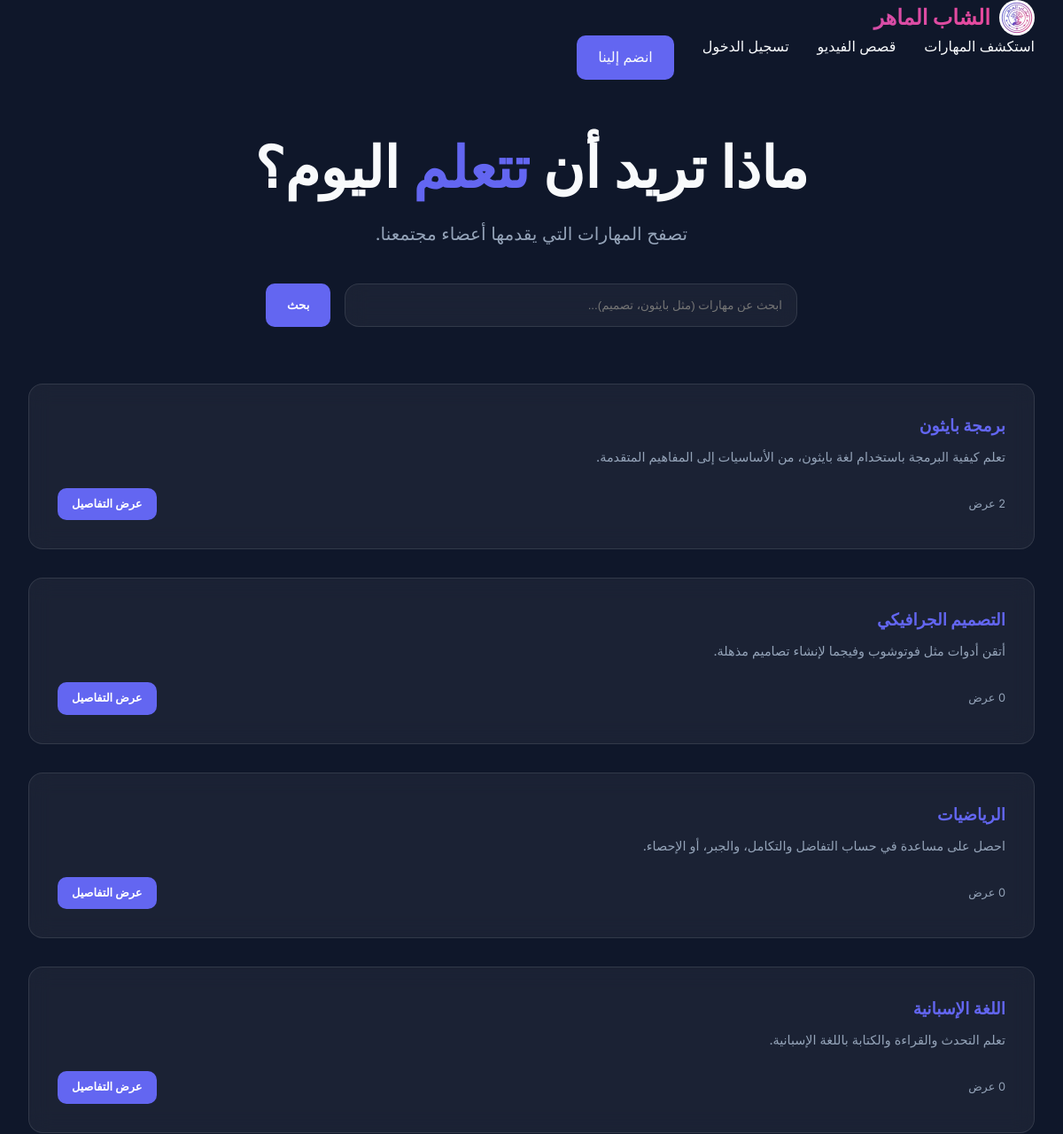
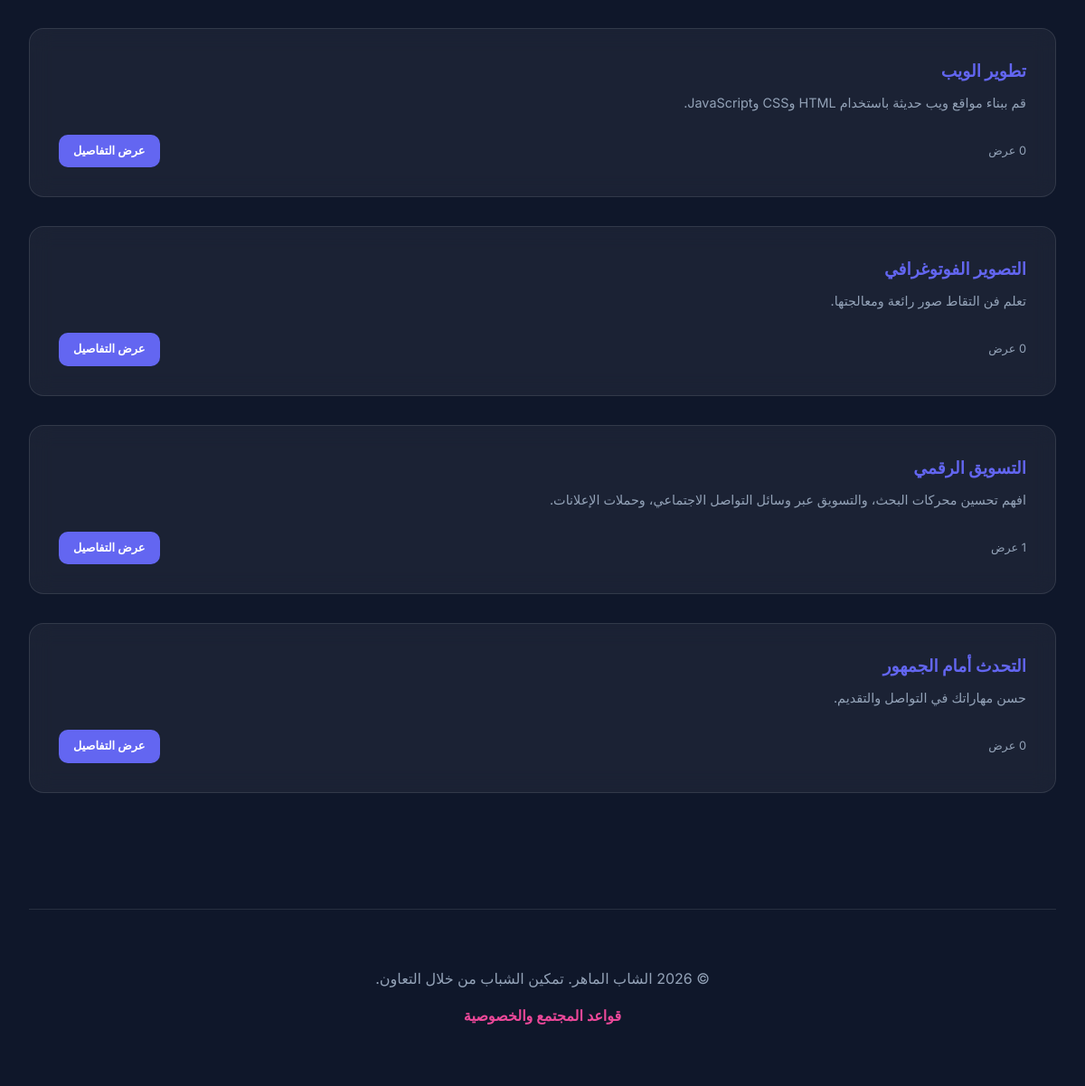
Screenshot of /skills/ with the database file from the repository (2 pictures, top to bottom).
### exchange/models.py (models this page shows, shortened)
class Skill(models.Model):
    LEVEL_CHOICES = [
        ('beginner', 'مبتدئ'),
        ('intermediate', 'متوسط'),
        ('advanced', 'متقدم'),
        ('expert', 'خبير'),
    ]
    name = models.CharField(max_length=100)
    description = models.TextField()

### exchange/views.py (the view)
# urls.py: path('skills/', views.skill_list, name='skill_list'),
def skill_list(request):
    query = request.GET.get('q')
    if query:
        skills = Skill.objects.filter(name__icontains=query)
    else:
        skills = Skill.objects.all()
    return render(request, 'exchange/skill_list.html', {'skills': skills, 'query': query})

### templates/exchange/skill_list.html (shortened to what this page needs)
{% extends 'base.html' %}
{% block content %}
<section class="hero" style="margin-bottom: 4rem;">
    <h1>ماذا تريد أن <span style="color: var(--primary);">تتعلم</span> اليوم؟</h1>
    <p>تصفح المهارات التي يقدمها أعضاء مجتمعنا.</p>
    <form method="get" action="{% url 'exchange:skill_list' %}"
        style="display: flex; max-width: 600px; margin: 2rem auto; gap: 1rem;">
        <input type="text" name="q" placeholder="ابحث عن مهارات (مثل بايثون، تصميم)..." value="{{ query|default:'' }}"
            class="glass"
            style="flex: 1; padding: 1rem; color: white; border: 1px solid var(--glass-border); background: var(--glass-bg);">
        <button type="submit" class="btn btn-primary">بحث</button>
    </form>
</section>
<div class="card-grid">
    {% for skill in skills %}
    <div class="skill-card glass">
        <h3 style="color: var(--primary); margin-bottom: 0.5rem;">{{ skill.name }}</h3>
        <p style="color: var(--text-muted); font-size: 0.9rem; margin-bottom: 1.5rem;">{{ skill.description }}</p>
        <div style="display: flex; justify-content: space-between; align-items: center;">
            <span style="font-size: 0.8rem; color: var(--text-muted);">{{ skill.userskill_set.count }} عرض</span>
            <a href="{% url 'exchange:skill_detail' skill.id %}" class="btn btn-primary"
                style="padding: 0.5rem 1rem; font-size: 0.8rem;">عرض التفاصيل</a>
        </div>
    </div>
    {% empty %}
    <p>لم يتم إضافة أي مهارات بعد.</p>
    {% endfor %}
</div>
{% endblock %}

### templates/base.html (shortened to what this page needs)
{% load static %}
<!DOCTYPE html>
<html lang="ar" dir="rtl">
<head>
    <link rel="stylesheet" href="{% static 'css/style.css' %}">
</head>
<body>
    <div class="container">
        <a href="{% url 'exchange:home' %}" class="logo">
            <img src="{% static 'images/logo.png' %}" alt="الشاب الماهر"
                style="height: 40px; vertical-align: middle; margin-left: 10px;">
            <span>الشاب الماهر</span>
        </a>
        <ul class="nav-links">
            <li><a href="{% url 'exchange:skill_list' %}">استكشف المهارات</a></li>
            <li><a href="{% url 'exchange:video_feed' %}">قصص الفيديو</a></li>
            {% if user.is_authenticated %}
            <li><a href="{% url 'exchange:session_list' %}">جلساتي</a></li>
            <li><a href="{% url 'exchange:message_list' %}">الرسائل</a></li>
            <li><a href="{% url 'exchange:leaderboard' %}">المتصدرين</a></li>
            <li><a href="{% url 'exchange:profile' %}">ملفي الشخصي ({{ user.points }} نقطة)</a></li>
            <li>
                <form action="{% url 'logout' %}" method="post" style="display: inline;">
                    {% csrf_token %}
                    <button type="submit" class="btn btn-secondary"
                        style="background: none; border: none; color: inherit; font: inherit; cursor: pointer;">تسجيل
                        الخروج</button>
                </form>
            </li>
            {% else %}
            <li><a href="{% url 'login' %}">تسجيل الدخول</a></li>
            <li><a href="{% url 'exchange:signup' %}" class="btn btn-primary">انضم إلينا</a></li>
            {% endif %}
        </ul>
        <main>
            {% block content %}
            {% endblock %}
        </main>
        <footer
            style="margin-top: 8rem; padding: 4rem 0; text-align: center; color: var(--text-muted); border-top: 1px solid var(--glass-border);">
            <p>&copy; 2026 الشاب الماهر. تمكين الشباب من خلال التعاون.</p>
            <p style="margin-top: 1rem;"><a href="{% url 'exchange:rules' %}"
                    style="color: var(--secondary); text-decoration: none; font-weight: 600;">قواعد المجتمع
                    والخصوصية</a></p>
        </footer>
    </div>
</body>
</html>

### static/css/style.css (style rules this page uses)
:root { --primary: #6366f1; --primary-hover: #4f46e5; --secondary: #ec4899; --bg-dark: #0f172a; --bg-card: rgba(30, 41, 59, 0.7); --text-main: #f8fafc; --text-muted: #94a3b8; --glass-border: rgba(255, 255, 255, 0.1); --glass-bg: rgba(255, 255, 255, 0.05); --success: #10b981; --warning: #f59e0b; }
* { margin: 0; padding: 0; box-sizing: border-box; }
body { font-family: 'Inter', system-ui, -apple-system, sans-serif; background-color: var(--bg-dark); color: var(--text-main); line-height: 1.6; min-height: 100vh; overflow-x: hidden; }
.glass { background: var(--glass-bg); backdrop-filter: blur(12px); -webkit-backdrop-filter: blur(12px); border: 1px solid var(--glass-border); border-radius: 16px; }
.container { max-width: 1200px; margin: 0 auto; padding: 0 2rem; }
.logo { display: flex; align-items: center; font-size: 1.5rem; font-weight: 800; background: linear-gradient(to right, var(--primary), var(--secondary)); -webkit-background-clip: text; -webkit-text-fill-color: transparent; background-clip: text; text-decoration: none; }
.logo img { height: 40px; width: 40px; border-radius: 50%; object-fit: cover; margin-left: 12px; }
.nav-links { display: flex; gap: 2rem; list-style: none; }
.nav-links a { color: var(--text-main); text-decoration: none; font-weight: 500; transition: color 0.3s; }
.btn { padding: 0.75rem 1.5rem; border-radius: 10px; font-weight: 600; cursor: pointer; transition: transform 0.2s, background 0.3s; text-decoration: none; display: inline-block; }
.btn-primary { background: var(--primary); color: white; border: none; }
main { padding-top: 4rem; }
.hero { text-align: center; max-width: 800px; margin: 0 auto 6rem; }
.hero h1 { font-size: 4rem; line-height: 1.1; margin-bottom: 1.5rem; }
.hero p { font-size: 1.25rem; color: var(--text-muted); margin-bottom: 2.5rem; }
.card-grid { display: grid; grid-template-columns: repeat(auto-fill, min-minmax(300px, 1fr)); gap: 2rem; }
.skill-card { padding: 2rem; transition: transform 0.3s; }

### rows the page displays
Skill: name "برمجة بايثون", description "تعلم كيفية البرمجة باستخدام لغة بايثون، من الأساسيات إلى المفاهيم المتقدمة."
Skill: name "التصميم الجرافيكي", description "أتقن أدوات مثل فوتوشوب وفيجما لإنشاء تصاميم مذهلة."
Skill: name "الرياضيات", description "احصل على مساعدة في حساب التفاضل والتكامل، والجبر، أو الإحصاء."
Skill: name "اللغة الإسبانية", description "تعلم التحدث والقراءة والكتابة باللغة الإسبانية."
Skill: name "تطوير الويب", description "قم ببناء مواقع ويب حديثة باستخدام HTML وCSS وJavaScript."
Skill: name "التصوير الفوتوغرافي", description "تعلم فن التقاط صور رائعة ومعالجتها."
Skill: name "التسويق الرقمي", description "افهم تحسين محركات البحث، والتسويق عبر وسائل التواصل الاجتماعي، وحملات الإعلانات."
Skill: name "التحدث أمام الجمهور", description "حسن مهاراتك في التواصل والتقديم."
